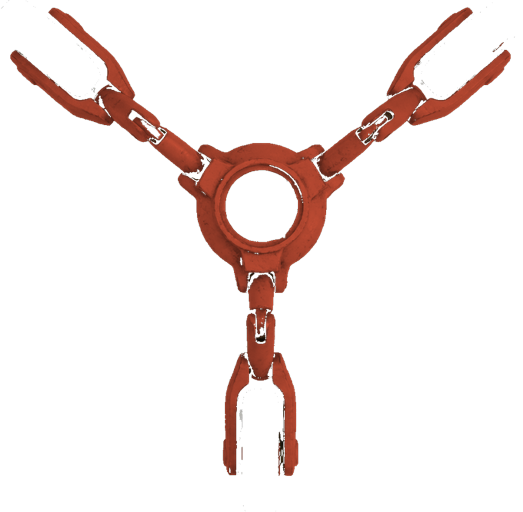
#> input picture data/rig/chassis_red.png, 1046 x 1024 px (shown at 1/2 size); its folder holds 4 pictures in this run
$ python rig_port_proto.py
#> lines starting #> are read from the running program, lines starting #| are printed output that depends on the picture; after the words box and inside, x2 and y2 are one past the last pixel; in counts of white or black regions, pixels touching at a corner belong together
#!/usr/bin/env python3
"""STAGE-2 prototype: composite the articulated cog from the COMMITTED data/rig art,
driven by a faithful port of the FINAL one-sided controller (build_live_html.py).

This is the visual reference the Nim port must reproduce. Works entirely in the
committed 1046x1024 canvas (hub 523,412) so the geometry it proves is exactly what
sim.nim will bake. No /tmp layer dependency.

  python3 tools/rig_port_proto.py --team red --mode turns  --out /tmp/rigview/proto_turns.jpg
  python3 tools/rig_port_proto.py --team red --mode carry  --out /tmp/rigview/proto_carry.jpg
  python3 tools/rig_port_proto.py --team red --mode drive  --out /tmp/rigview/proto_drive.gif
"""
import argparse, math, os
import numpy as np
from PIL import Image, ImageDraw

REPO = os.path.dirname(os.path.dirname(os.path.abspath(__file__)))
RIG = os.path.join(REPO, "data", "rig")
HUB = (523.0, 412.0)                       # committed-canvas pivot (anchors.json)
CANVAS_W, CANVAS_H = 1046, 1024

# committed-frame hips/feet (mapped from 1031-art via scale-about-hub k=1.326, verified).
LEGS = {
    "front_right": dict(hip=(591.4, 353.7), foot=(1027.2, 73.4)),
    "front_left":  dict(hip=(449.1, 363.5), foot=(9.0, 67.3)),
    "rear":        dict(hip=(539.7, 481.0), foot=(518.1, 1031.6)),
}
WHEEL_AXLE = (44.0, 121.2)
ARMS_BONE = (191.5, 613.0)
HEAD_BONE_FRAC = None  # head is on the 1046x1024 canvas already; centroid ~ hub

# FINAL TUNED feel (rig_def.json TUNED)
TUCK, SW = 45.0, 86.0
WFULL = 3.0
BODY_RATE = 2.0
CAST_RATE = 32.0
STOP, REVMAX, COMMIT = 8, 96, 12
TURN = 256


def brads_of(dx, dy):
    if dx == 0 and dy == 0:
        return 0
    b = round(math.atan2(-dy, dx) * (TURN / 2) / math.pi)
    return int(b % TURN)


def bdiff(a, b):
    d = ((a - b) % TURN + TURN) % TURN
    if d > TURN // 2:
        d -= TURN
    return d


def ease(c, t, s):
    return int((c + max(-s, min(s, bdiff(t, c)))) % TURN)


def ease_f(c, t, s):
    return c + max(-s, min(s, t - c))


def b2d(b):
    return b * 360.0 / TURN


class Cog:
    def __init__(self, head=0):
        self.head = head; self.toe = head; self.aim = head
        self.rev = 0; self.w = 0; self.wavg = 0.0; self.turn = 0.0
        self.caster = {k: head for k in LEGS}
        self.lastfoot = {}


def step_drive(cog, vx, vy, aim):
    cog.aim = aim
    speed = abs(vx) + abs(vy)
    if speed < STOP:
        cog.rev = max(0, cog.rev - 1); cog.w = 0
    else:
        travel = brads_of(vx, vy)
        err = b2d(bdiff(travel, cog.head)); off = abs(err); back = off > REVMAX
        cog.rev = min(cog.rev + 1, COMMIT * 2) if back else max(0, cog.rev - 2)
        committed = cog.rev >= COMMIT
        tgt = cog.head if (back and not committed) else travel
        rate = max(BODY_RATE / 2, round(BODY_RATE * STOP * 4 / max(speed, STOP * 4)))
        prev = cog.head
        cog.head = ease(cog.head, tgt, int(rate))
        cog.w = bdiff(cog.head, prev)
        cog.toe = ease(cog.toe, travel, 40)
    t_inst = max(-1.0, min(1.0, b2d(cog.w) / WFULL))
    cog.wavg = cog.wavg * 0.7 + t_inst * 0.3
    cog.turn = ease_f(cog.turn, cog.wavg, 0.12)


# ---- art loading + team-tint (retint yellow paint toward team hue) ----
TEAM_RGB = {"blue": (74, 102, 144), "red": (166, 66, 45)}
_cache = {}


def load(name):
    if name in _cache:
        return _cache[name]
    im = Image.open(os.path.join(RIG, name)).convert("RGBA")
    _cache[name] = im
    return im


def wedge_legs(team):
    """hub-disc + 3 legs from chassis_{team}.png (already team-tinted art)."""
    key = f"wedge_{team}"
    if key in _cache:
        return _cache[key]
    im = load(f"chassis_{team}.png")
    arr = np.array(im); H, W = arr.shape[:2]; a = arr[..., 3]
    yy, xx = np.mgrid[0:H, 0:W]
    ang = (np.degrees(np.arctan2(-(yy - HUB[1]), xx - HUB[0])) + 360) % 360
    r = np.hypot(xx - HUB[0], yy - HUB[1])
    wedges = {"front_right": (330, 82), "front_left": (82, 200), "rear": (200, 330)}
    out = {}
    for leg, (a0, a1) in wedges.items():
        sel = ((ang >= a0) & (ang < a1)) if a0 < a1 else ((ang >= a0) | (ang < a1))
        sel = sel & (r > 70) & (a >= 40)
        la = arr.copy(); la[~sel, 3] = 0
        out[leg] = Image.fromarray(la, "RGBA")
    disc = arr.copy(); disc[(r > 175) | (a < 40), 3] = 0
    out["hub_disc"] = Image.fromarray(disc, "RGBA")
    _cache[key] = out
    return out


def place(canvas, im, bone, px, py, scale, rot_deg):
    """Pin im's bone art-px at canvas (px,py), scaled, rotated rot_deg (CSS +=CW -> negate)."""
    sw, sh = max(1, round(im.width * scale)), max(1, round(im.height * scale))
    scaled = im.resize((sw, sh), Image.LANCZOS)
    bx, by = bone[0] * scale, bone[1] * scale
    diag = int(math.hypot(sw, sh)) + 4
    pad = Image.new("RGBA", (2 * diag, 2 * diag), (0, 0, 0, 0))
    pad.alpha_composite(scaled, (diag - round(bx), diag - round(by)))
    rot = pad.rotate(-rot_deg, resample=Image.BICUBIC, center=(diag, diag))
    canvas.alpha_composite(rot, (round(px - diag), round(py - diag)))


def rot_about(pt, center, ddeg):
    a = -math.radians(ddeg)
    dx, dy = pt[0] - center[0], pt[1] - center[1]
    return (center[0] + dx * math.cos(a) - dy * math.sin(a),
            center[1] + dx * math.sin(a) + dy * math.cos(a))


def render(team, cog, size_px=360, carrying=False, bones=False, hide_head=False):
    """Render one articulated frame to a size_px square (body-centered)."""
    # work canvas at committed resolution, then crop+scale
    cv = Image.new("RGBA", (CANVAS_W * 2, CANVAS_H * 2), (92, 96, 78, 255))
    cx, cy = CANVAS_W, CANVAS_H              # cog center at canvas center of the 2x work img
    off = (cx - HUB[0], cy - HUB[1])
    legs = wedge_legs(team)
    dhead = b2d(cog.head) - 90.0             # forward = north
    t = cog.turn
    left_open = max(0.0, t) * SW
    right_open = max(0.0, -t) * SW
    swing = {"front_right": +TUCK - right_open, "front_left": -TUCK + left_open, "rear": 0.0}

    # foot screen positions (hip rides hub by dHead; foot arcs by dHead+swing about hip)
    hips, feet = {}, {}
    for leg, g in LEGS.items():
        hip_c = rot_about(g["hip"], HUB, dhead)
        hips[leg] = (hip_c[0] + off[0], hip_c[1] + off[1])
        rel = (g["foot"][0] - g["hip"][0], g["foot"][1] - g["hip"][1])
        a = -math.radians(dhead + swing[leg])
        fx = rel[0] * math.cos(a) - rel[1] * math.sin(a)
        fy = rel[0] * math.sin(a) + rel[1] * math.cos(a)
        feet[leg] = (hips[leg][0] + fx, hips[leg][1] + fy)

    # 1) wheels at each foot, castered to foot velocity (finite-diff)
    wheel = load("wheel.png")
    for leg in ("front_right", "front_left", "rear"):
        foot = feet[leg]; last = cog.lastfoot.get(leg)
        veld = cog.caster[leg]
        if last:
            dx, dy = foot[0] - last[0], foot[1] - last[1]
            if math.hypot(dx, dy) > 0.6:
                veld = brads_of(dx, dy)
        cog.caster[leg] = ease(cog.caster[leg], veld, int(CAST_RATE / 360 * TURN))
        place(cv, wheel, WHEEL_AXLE, foot[0], foot[1], 1.0, b2d(cog.caster[leg]) - 90.0)
        cog.lastfoot[leg] = foot

    # 2) legs pinned at own hip, rotated dHead+swing
    for leg in ("rear", "front_left", "front_right"):
        place(cv, legs[leg], LEGS[leg]["hip"], hips[leg][0], hips[leg][1], 1.0, dhead + swing[leg])

    # 3) hub disc rotates with heading, centered on hub
    place(cv, legs["hub_disc"], HUB, cx, cy, 1.0, dhead)

    # 4) arms (if carrying) UNDER head, then head — both aim
    aimrot = b2d(cog.aim) - 90.0
    if carrying:
        place(cv, load(f"arms_{team}.png"), ARMS_BONE, cx, cy, 1.0, aimrot)
    if not hide_head:
        place(cv, load(f"head_{team}.png"), HUB, cx, cy, 1.0, aimrot)

    if bones:
        d = ImageDraw.Draw(cv)
        for leg in LEGS:
            d.line([hips[leg], feet[leg]], fill=(255, 220, 90, 255), width=6)
            d.ellipse([hips[leg][0]-9, hips[leg][1]-9, hips[leg][0]+9, hips[leg][1]+9], fill=(224,144,42,255))
            d.ellipse([feet[leg][0]-8, feet[leg][1]-8, feet[leg][0]+8, feet[leg][1]+8], fill=(42,167,176,255))

    # crop a body-scaled window around the cog center and downscale
    half = 620
    crop = cv.crop((cx - half, cy - half, cx + half, cy + half))
    return crop.resize((size_px, size_px), Image.LANCZOS)


def contact(team, specs, out, cols, hide_head=False):
    tiles = []
    for lab, cog, carry in specs:
        tiles.append((lab, render(team, cog, 320, carrying=carry, bones=True, hide_head=hide_head)))
    rows = (len(tiles) + cols - 1) // cols
    W = cols * 320 + (cols + 1) * 8; H = rows * (320 + 22) + 8
    sheet = Image.new("RGB", (W, H), (30, 32, 28)); d = ImageDraw.Draw(sheet)
    for i, (lab, im) in enumerate(tiles):
        r, c = i // cols, i % cols
        x = 8 + c * (320 + 8); y = 8 + r * (320 + 22)
        d.text((x, y), lab, fill=(235, 235, 225)); sheet.paste(im.convert("RGB"), (x, y + 22))
    sheet.save(out, quality=88); print("wrote", out, sheet.size)


def drive_script(vx, vy, n):
    return [(vx, vy)] * n


if __name__ == "__main__":
    ap = argparse.ArgumentParser()
    ap.add_argument("--team", default="red")
    ap.add_argument("--mode", default="turns")
    ap.add_argument("--out", default="/tmp/rigview/proto.jpg")
    a = ap.parse_args()
    os.makedirs(os.path.dirname(a.out), exist_ok=True)

    if a.mode == "turns":
        # simulate to steady poses
        def sim(script, aim):
#> called with aim = 0
            c = Cog(head=0)
            for (vx, vy) in script:
                step_drive(c, vx * 6, vy * 6, aim)
            return c
        straight = sim(drive_script(100, 0, 12), 0)
        # continuous CCW curve (left) -> sustained +turnAmt
        cl = Cog(head=0)
        for i in range(40):
            ang = i * 0.12
            step_drive(cl, int(100*math.cos(ang))*6, int(-100*math.sin(ang))*6, 0)
        cr = Cog(head=0)
        for i in range(40):
            ang = i * 0.12
            step_drive(cr, int(100*math.cos(-ang))*6, int(-100*math.sin(-ang))*6, 0)
        rest = Cog(head=64)  # facing north, idle
        contact(a.team, [
            ("REST idle head=N", rest, False),
            ("straight E", straight, False),
            (f"LEFT curve turn={cl.turn:+.2f}", cl, False),
            (f"RIGHT curve turn={cr.turn:+.2f}", cr, False),
        ], a.out, cols=4)
#> in load, im is the input picture: PIL image 1046x1024 RGBA; mean R, G, B, A 16.5, 6.9, 4.7, 27
#> in wedge_legs, `a = arr[..., 3]`:
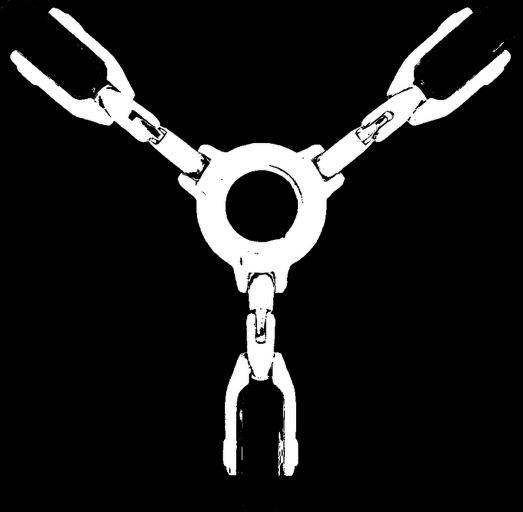
#> a: shape (1024, 1046) (shown at 1/2 size); min 0, max 255, mean 27
#> the loop in wedge_legs, `for leg, (a0, a1) in wedges.items():` made 3 passes
#> pass 1, in wedge_legs, `sel = sel & (r > 70) & (a >= 40)`:
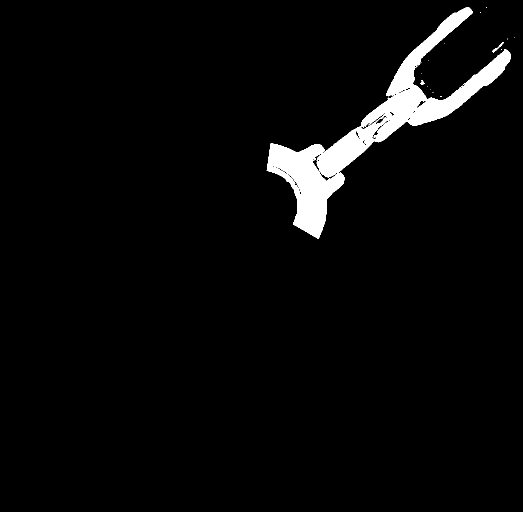
#> sel: shape (1024, 1046) bool (shown at 1/2 size); 3.7% white; 16 white regions (13 under 20 px), largest, box (x1, y1, x2, y2) and area: (533, 14, 1022, 478) 39280, (985, 84, 1008, 105) 91, (841, 160, 849, 170) 39
#> after the loop in wedge_legs, `for leg, (a0, a1) in wedges.items():`:
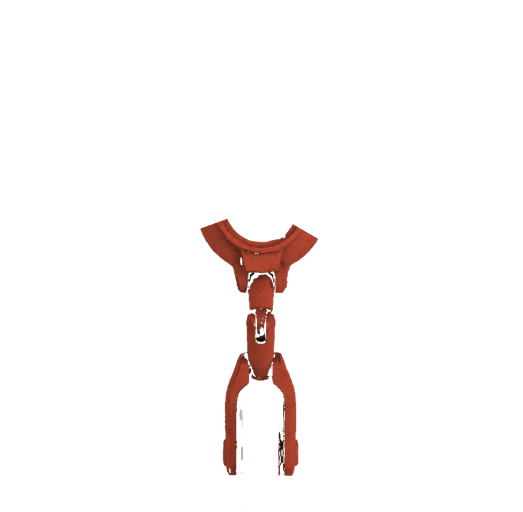
#> la: shape (1024, 1046, 4) (shown at 1/2 size); mean R, G, B, A 16.5, 6.9, 4.7, 9.1; transparent parts drawn white
#> after the loop in wedge_legs, `for leg, (a0, a1) in wedges.items():`: out = 3 items
#> in wedge_legs, `disc[(r > 175) | (a < 40), 3] = 0`:
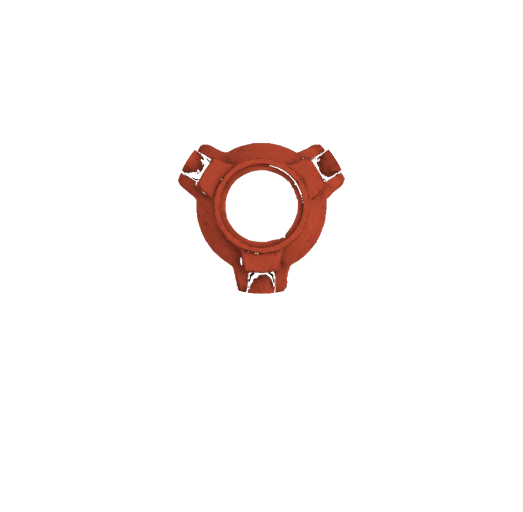
#> disc: shape (1024, 1046, 4) (shown at 1/2 size); 7.28% of pixels changed, all inside (x1, y1, x2, y2) = (0, 0, 1031, 1024); transparent parts drawn white
#> in render, `legs = wedge_legs(team)`: legs = 4 items
#> call 2 of load, with name = 'wheel.png'
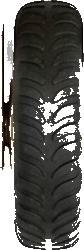
#> input picture data/rig/validated/wheel.png, 84 x 250 px, found by its file name
#> in load, im is the input picture: PIL image 84x250 RGBA; mean R, G, B, A 72.1, 70.3, 64.1, 191.8
#> the loop in render, `for leg in ("front_right", "front_left", "rear"):` made 3 passes
#> pass 1, in place, `rot = pad.rotate(-rot_deg, resample=Image.BICUBIC, center=(diag, diag))`:
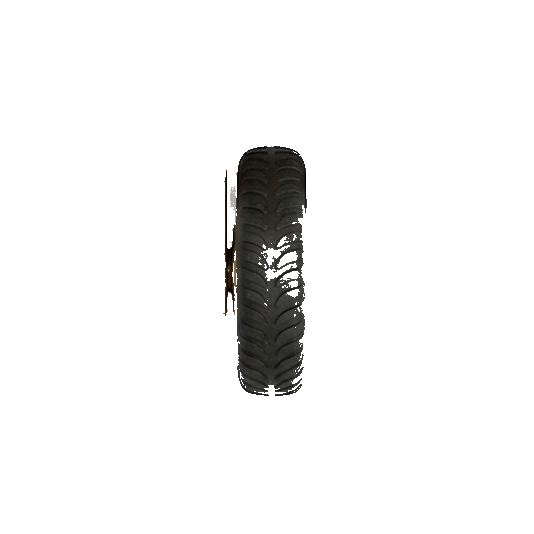
#> rot: PIL image 534x534 RGBA; mean R, G, B, A 2.6, 2.6, 2.3, 14.1; transparent parts drawn white
#> after the loop in render, `for leg in ("front_right", "front_left", "rear"):`: cog.caster = {'front_right': 64, 'front_left': 64, 'rear': 64}; cog.lastfoot = {'front_right': (1224.4, 459.3), 'front_left': (870.3, 454.9), 'rear': (1041.1, 1643.6)}
#> after the loop in render, `for leg in ("rear", "front_left", "front_right"):`:
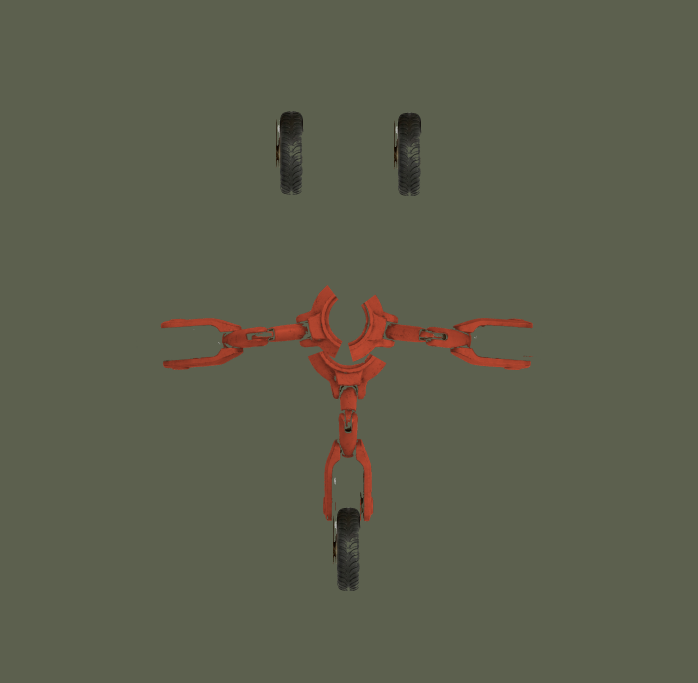
#> cv: PIL image 2092x2048 RGBA (shown at 1/3 size); mean R, G, B, A 93, 94.5, 76.6, 255
#> (the run stopped early here; a loop or call above may not have finished)
